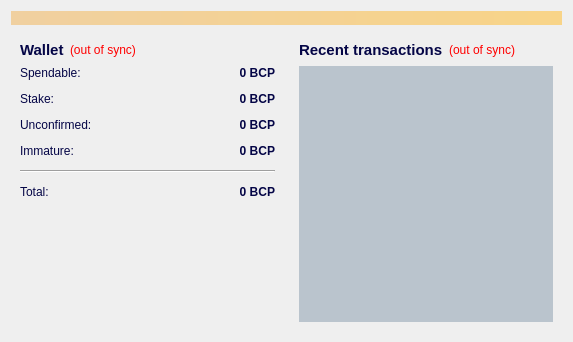
<?xml version="1.0" encoding="UTF-8"?>
<ui version="4.0">
 <class>OverviewPage</class>
 <widget class="QWidget" name="OverviewPage">
  <property name="geometry">
   <rect>
    <x>0</x>
    <y>0</y>
    <width>573</width>
    <height>342</height>
   </rect>
  </property>
  <property name="windowTitle">
   <string>Form</string>
  </property>
  <property name="styleSheet">
   <string notr="true">color: rgb(4, 5, 70);</string>
  </property>
  <property name="locale">
   <locale language="English" country="UnitedStates"/>
  </property>
  <layout class="QVBoxLayout" name="topLayout">
   <item>
    <widget class="QLabel" name="labelAlerts">
     <property name="visible">
      <bool>false</bool>
     </property>
     <property name="styleSheet">
      <string notr="true">background-color: qlineargradient(x1: 0, y1: 0, x2: 1, y2: 0, stop:0 #F0D0A0, stop:1 #F8D488);  color:#6a839a
</string>
     </property>
     <property name="wordWrap">
      <bool>true</bool>
     </property>
     <property name="margin">
      <number>3</number>
     </property>
    </widget>
   </item>
   <item>
    <layout class="QHBoxLayout" name="horizontalLayout" stretch="1,1">
     <item>
      <layout class="QVBoxLayout" name="verticalLayout_2">
       <item>
        <widget class="QWidget" name="widget" native="true">
         <layout class="QVBoxLayout" name="verticalLayout_4">
          <item>
           <layout class="QHBoxLayout" name="horizontalLayout_4">
            <item>
             <widget class="QLabel" name="label_5">
              <property name="font">
               <font>
                <pointsize>11</pointsize>
                <weight>75</weight>
                <bold>true</bold>
               </font>
              </property>
              <property name="text">
               <string>Wallet</string>
              </property>
             </widget>
            </item>
            <item>
             <widget class="QLabel" name="labelWalletStatus">
              <property name="toolTip">
               <string>The displayed information may be out of date. Your wallet automatically synchronizes with the BuyCoin network after a connection is established, but this process has not completed yet.</string>
              </property>
              <property name="styleSheet">
               <string notr="true">QLabel { color: red; }</string>
              </property>
              <property name="text">
               <string notr="true">(out of sync)</string>
              </property>
              <property name="alignment">
               <set>Qt::AlignLeading|Qt::AlignLeft|Qt::AlignVCenter</set>
              </property>
             </widget>
            </item>
            <item>
             <spacer name="horizontalSpacer_2">
              <property name="orientation">
               <enum>Qt::Horizontal</enum>
              </property>
              <property name="sizeHint" stdset="0">
               <size>
                <width>40</width>
                <height>20</height>
               </size>
              </property>
             </spacer>
            </item>
           </layout>
          </item>
          <item>
           <layout class="QFormLayout" name="formLayout_2">
            <property name="fieldGrowthPolicy">
             <enum>QFormLayout::AllNonFixedFieldsGrow</enum>
            </property>
            <property name="horizontalSpacing">
             <number>12</number>
            </property>
            <property name="verticalSpacing">
             <number>12</number>
            </property>
            <item row="0" column="0">
             <widget class="QLabel" name="label">
              <property name="text">
               <string>Spendable:</string>
              </property>
             </widget>
            </item>
            <item row="0" column="1">
             <widget class="QLabel" name="labelBalance">
              <property name="palette">
               <palette>
                <active>
                 <colorrole role="WindowText">
                  <brush brushstyle="SolidPattern">
                   <color alpha="255">
                    <red>4</red>
                    <green>5</green>
                    <blue>70</blue>
                   </color>
                  </brush>
                 </colorrole>
                 <colorrole role="Light">
                  <brush brushstyle="SolidPattern">
                   <color alpha="255">
                    <red>124</red>
                    <green>255</green>
                    <blue>24</blue>
                   </color>
                  </brush>
                 </colorrole>
                 <colorrole role="Text">
                  <brush brushstyle="SolidPattern">
                   <color alpha="255">
                    <red>4</red>
                    <green>5</green>
                    <blue>70</blue>
                   </color>
                  </brush>
                 </colorrole>
                 <colorrole role="BrightText">
                  <brush brushstyle="SolidPattern">
                   <color alpha="255">
                    <red>0</red>
                    <green>85</green>
                    <blue>127</blue>
                   </color>
                  </brush>
                 </colorrole>
                 <colorrole role="ButtonText">
                  <brush brushstyle="SolidPattern">
                   <color alpha="255">
                    <red>4</red>
                    <green>5</green>
                    <blue>70</blue>
                   </color>
                  </brush>
                 </colorrole>
                </active>
                <inactive>
                 <colorrole role="WindowText">
                  <brush brushstyle="SolidPattern">
                   <color alpha="255">
                    <red>4</red>
                    <green>5</green>
                    <blue>70</blue>
                   </color>
                  </brush>
                 </colorrole>
                 <colorrole role="Light">
                  <brush brushstyle="SolidPattern">
                   <color alpha="255">
                    <red>124</red>
                    <green>255</green>
                    <blue>24</blue>
                   </color>
                  </brush>
                 </colorrole>
                 <colorrole role="Text">
                  <brush brushstyle="SolidPattern">
                   <color alpha="255">
                    <red>4</red>
                    <green>5</green>
                    <blue>70</blue>
                   </color>
                  </brush>
                 </colorrole>
                 <colorrole role="BrightText">
                  <brush brushstyle="SolidPattern">
                   <color alpha="255">
                    <red>0</red>
                    <green>85</green>
                    <blue>127</blue>
                   </color>
                  </brush>
                 </colorrole>
                 <colorrole role="ButtonText">
                  <brush brushstyle="SolidPattern">
                   <color alpha="255">
                    <red>4</red>
                    <green>5</green>
                    <blue>70</blue>
                   </color>
                  </brush>
                 </colorrole>
                </inactive>
                <disabled>
                 <colorrole role="WindowText">
                  <brush brushstyle="SolidPattern">
                   <color alpha="255">
                    <red>4</red>
                    <green>5</green>
                    <blue>70</blue>
                   </color>
                  </brush>
                 </colorrole>
                 <colorrole role="Light">
                  <brush brushstyle="SolidPattern">
                   <color alpha="255">
                    <red>124</red>
                    <green>255</green>
                    <blue>24</blue>
                   </color>
                  </brush>
                 </colorrole>
                 <colorrole role="Text">
                  <brush brushstyle="SolidPattern">
                   <color alpha="255">
                    <red>4</red>
                    <green>5</green>
                    <blue>70</blue>
                   </color>
                  </brush>
                 </colorrole>
                 <colorrole role="BrightText">
                  <brush brushstyle="SolidPattern">
                   <color alpha="255">
                    <red>0</red>
                    <green>85</green>
                    <blue>127</blue>
                   </color>
                  </brush>
                 </colorrole>
                 <colorrole role="ButtonText">
                  <brush brushstyle="SolidPattern">
                   <color alpha="255">
                    <red>4</red>
                    <green>5</green>
                    <blue>70</blue>
                   </color>
                  </brush>
                 </colorrole>
                </disabled>
               </palette>
              </property>
              <property name="font">
               <font>
                <weight>75</weight>
                <bold>true</bold>
               </font>
              </property>
              <property name="cursor">
               <cursorShape>IBeamCursor</cursorShape>
              </property>
              <property name="toolTip">
               <string>Your current spendable balance</string>
              </property>
              <property name="styleSheet">
               <string notr="true"/>
              </property>
              <property name="text">
               <string notr="true">0 BCP</string>
              </property>
              <property name="alignment">
               <set>Qt::AlignRight|Qt::AlignTrailing|Qt::AlignVCenter</set>
              </property>
              <property name="textInteractionFlags">
               <set>Qt::LinksAccessibleByMouse|Qt::TextSelectableByKeyboard|Qt::TextSelectableByMouse</set>
              </property>
             </widget>
            </item>
            <item row="1" column="0">
             <widget class="QLabel" name="label_6">
              <property name="text">
               <string>Stake:</string>
              </property>
             </widget>
            </item>
            <item row="1" column="1">
             <widget class="QLabel" name="labelStake">
              <property name="font">
               <font>
                <weight>75</weight>
                <bold>true</bold>
               </font>
              </property>
              <property name="cursor">
               <cursorShape>IBeamCursor</cursorShape>
              </property>
              <property name="toolTip">
               <string>Total of coins that was staked, and do not yet count toward the current balance</string>
              </property>
              <property name="styleSheet">
               <string notr="true"/>
              </property>
              <property name="text">
               <string notr="true">0 BCP</string>
              </property>
              <property name="alignment">
               <set>Qt::AlignRight|Qt::AlignTrailing|Qt::AlignVCenter</set>
              </property>
              <property name="textInteractionFlags">
               <set>Qt::LinksAccessibleByMouse|Qt::TextSelectableByKeyboard|Qt::TextSelectableByMouse</set>
              </property>
             </widget>
            </item>
            <item row="2" column="0">
             <widget class="QLabel" name="label_3">
              <property name="text">
               <string>Unconfirmed:</string>
              </property>
             </widget>
            </item>
            <item row="2" column="1">
             <widget class="QLabel" name="labelUnconfirmed">
              <property name="font">
               <font>
                <weight>75</weight>
                <bold>true</bold>
               </font>
              </property>
              <property name="cursor">
               <cursorShape>IBeamCursor</cursorShape>
              </property>
              <property name="toolTip">
               <string>Total of transactions that have yet to be confirmed, and do not yet count toward the current balance</string>
              </property>
              <property name="styleSheet">
               <string notr="true">gridline-color: rgb(170, 0, 127);</string>
              </property>
              <property name="text">
               <string notr="true">0 BCP</string>
              </property>
              <property name="alignment">
               <set>Qt::AlignRight|Qt::AlignTrailing|Qt::AlignVCenter</set>
              </property>
              <property name="textInteractionFlags">
               <set>Qt::LinksAccessibleByMouse|Qt::TextSelectableByKeyboard|Qt::TextSelectableByMouse</set>
              </property>
             </widget>
            </item>
            <item row="3" column="0">
             <widget class="QLabel" name="labelImmatureText">
              <property name="text">
               <string>Immature:</string>
              </property>
             </widget>
            </item>
            <item row="3" column="1">
             <widget class="QLabel" name="labelImmature">
              <property name="font">
               <font>
                <weight>75</weight>
                <bold>true</bold>
               </font>
              </property>
              <property name="toolTip">
               <string>Mined balance that has not yet matured</string>
              </property>
              <property name="text">
               <string notr="true">0 BCP</string>
              </property>
              <property name="alignment">
               <set>Qt::AlignRight|Qt::AlignTrailing|Qt::AlignVCenter</set>
              </property>
              <property name="textInteractionFlags">
               <set>Qt::LinksAccessibleByMouse|Qt::TextSelectableByKeyboard|Qt::TextSelectableByMouse</set>
              </property>
             </widget>
            </item>
            <item row="4" column="0" colspan="2">
             <widget class="Line" name="line">
              <property name="orientation">
               <enum>Qt::Horizontal</enum>
              </property>
             </widget>
            </item>
            <item row="5" column="0">
             <widget class="QLabel" name="labelTotalText">
              <property name="text">
               <string>Total:</string>
              </property>
             </widget>
            </item>
            <item row="5" column="1">
             <widget class="QLabel" name="labelTotal">
              <property name="font">
               <font>
                <weight>75</weight>
                <bold>true</bold>
               </font>
              </property>
              <property name="cursor">
               <cursorShape>IBeamCursor</cursorShape>
              </property>
              <property name="toolTip">
               <string>Your current total balance</string>
              </property>
              <property name="text">
               <string notr="true">0 BCP</string>
              </property>
              <property name="alignment">
               <set>Qt::AlignRight|Qt::AlignTrailing|Qt::AlignVCenter</set>
              </property>
              <property name="textInteractionFlags">
               <set>Qt::LinksAccessibleByMouse|Qt::TextSelectableByKeyboard|Qt::TextSelectableByMouse</set>
              </property>
             </widget>
            </item>
           </layout>
          </item>
         </layout>
        </widget>
       </item>
       <item>
        <spacer name="verticalSpacer">
         <property name="orientation">
          <enum>Qt::Vertical</enum>
         </property>
         <property name="sizeHint" stdset="0">
          <size>
           <width>20</width>
           <height>40</height>
          </size>
         </property>
        </spacer>
       </item>
      </layout>
     </item>
     <item>
      <layout class="QVBoxLayout" name="verticalLayout_3">
       <item>
        <widget class="QWidget" name="widget_2" native="true">
         <layout class="QVBoxLayout" name="verticalLayout">
          <item>
           <layout class="QHBoxLayout" name="horizontalLayout_2">
            <item>
             <widget class="QLabel" name="label_4">
              <property name="font">
               <font>
                <pointsize>11</pointsize>
                <weight>75</weight>
                <bold>true</bold>
               </font>
              </property>
              <property name="text">
               <string>&lt;b&gt;Recent transactions&lt;/b&gt;</string>
              </property>
             </widget>
            </item>
            <item>
             <widget class="QLabel" name="labelTransactionsStatus">
              <property name="toolTip">
               <string>The displayed information may be out of date. Your wallet automatically synchronizes with the BuyCoin network after a connection is established, but this process has not completed yet.</string>
              </property>
              <property name="styleSheet">
               <string notr="true">QLabel { color: red; }</string>
              </property>
              <property name="text">
               <string notr="true">(out of sync)</string>
              </property>
              <property name="alignment">
               <set>Qt::AlignRight|Qt::AlignTrailing|Qt::AlignVCenter</set>
              </property>
             </widget>
            </item>
            <item>
             <spacer name="horizontalSpacer">
              <property name="orientation">
               <enum>Qt::Horizontal</enum>
              </property>
              <property name="sizeHint" stdset="0">
               <size>
                <width>40</width>
                <height>20</height>
               </size>
              </property>
             </spacer>
            </item>
           </layout>
          </item>
          <item>
           <widget class="QListView" name="listTransactions">
            <property name="styleSheet">
             <string notr="true">background-color: rgba(106, 131, 154, 101);</string>
            </property>
            <property name="frameShape">
             <enum>QFrame::NoFrame</enum>
            </property>
            <property name="verticalScrollBarPolicy">
             <enum>Qt::ScrollBarAlwaysOff</enum>
            </property>
            <property name="horizontalScrollBarPolicy">
             <enum>Qt::ScrollBarAlwaysOff</enum>
            </property>
            <property name="selectionMode">
             <enum>QAbstractItemView::NoSelection</enum>
            </property>
           </widget>
          </item>
         </layout>
        </widget>
       </item>
      </layout>
     </item>
    </layout>
   </item>
  </layout>
 </widget>
 <resources/>
 <connections/>
</ui>
